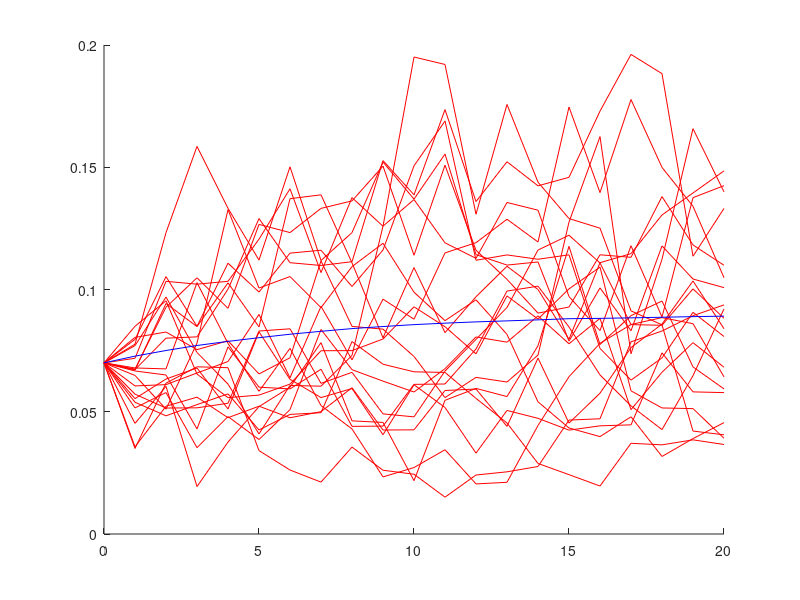
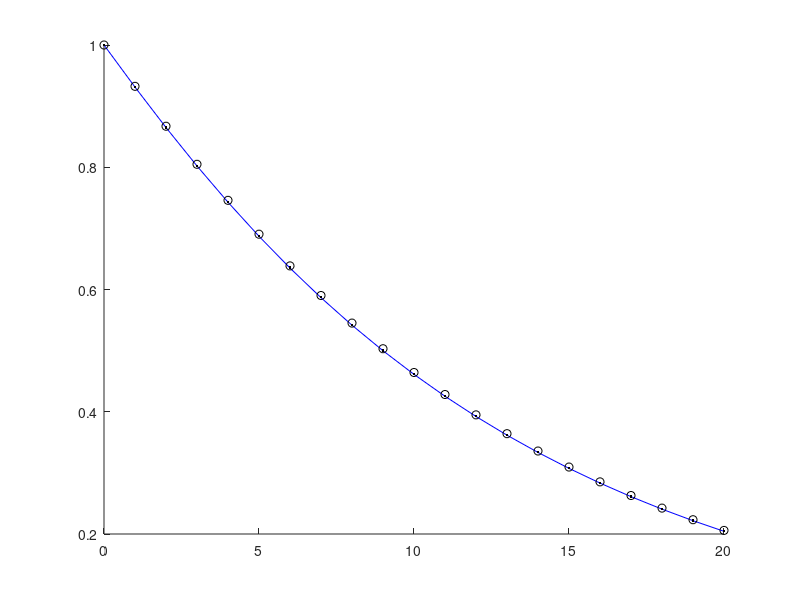
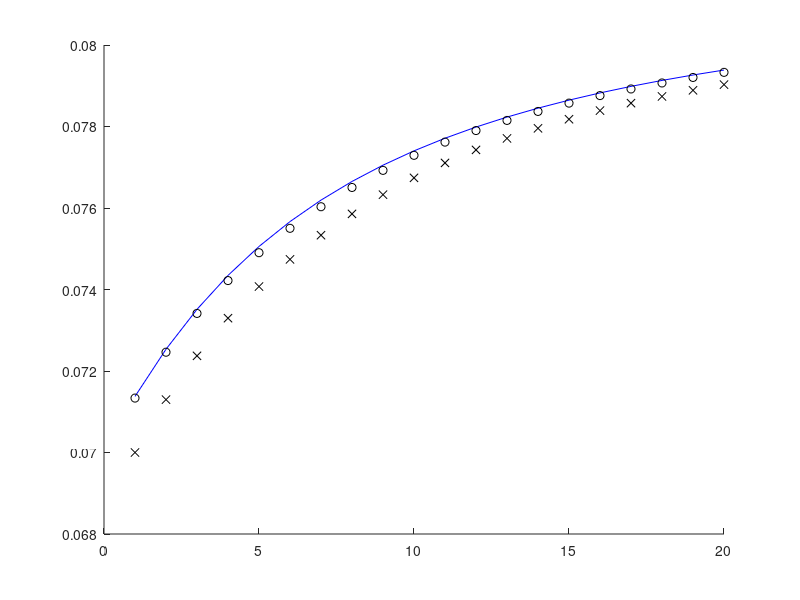

Write MATLAB code to recreate these figures, in order.
clear 
clc 
rng(0) 

% Intial Parameters 
%--------------------------------------------------------------------------
r0 = 0.07; 
alpha = 0.15; 
b = 0.09; 
sigma = 0.07; 
n = 50000; 
N = 20; 
R = zeros(n,N+1); 
R(:,1) = r0.*ones(n,1);  
P = ones(N+1,1); 
%--------------------------------------------------------------------------
% Some Useful Inline Functions
%--------------------------------------------------------------------------
d = (4*b*alpha)./(sigma.^2); 
lambda = @(t1,t2,rt1) (4*alpha.*exp(-alpha.*(t2-t1)).*rt1)./...
    (sigma.^2.*(1-exp(-alpha.*(t2-t1)))); 

rt2 =@(t1,t2,rt1) ((sigma.^2).*(1-exp(-alpha.*(t2-t1)))./(4*alpha))...
    .*ncx2rnd(d,lambda(t1,t2,rt1),n,1); % Equation 17
%--------------------------------------------------------------------------
% Closed Form Solution 
%--------------------------------------------------------------------------
gamma = sqrt(alpha.^2 + 2*sigma.^2); 
A = @(t1,t2) (2.*(exp(gamma.*(t2-t1))-1) )./...
    ((gamma+alpha).*(exp(gamma.*(t2-t1))-1)+2*gamma); 

C = @(t1,t2) (2*alpha*b/sigma.^2).*...
    log( (2.*gamma.*exp(0.5.*(alpha+gamma).*(t2 -t1)))./...
    ((gamma+alpha).*(exp(gamma.*(t2-t1))-1)+2*gamma) );  
%--------------------------------------------------------------------------
for ix = 1:20
    t1 = (ix-1).*ones(n,1); 
    t2 = ix.*ones(n,1); 
    R(:,ix+1) = rt2(t1,t2,R(:,ix));
    P(ix+1) = exp(-A(0,t2(1))*r0 + C(0,t2(1))) ; % Analytical Prices
    
end 
%--------------------------------------------------------------------------
AveRate = mean(R,1);  
Y = 0.5.*cumsum(R(:,1:(end-1)) + R(:,2:(end)),2); 
Y1 = cumsum(R(:,1:(end-1)),2);
P_trap = mean(exp(-Y)); 
P_simp = mean(exp(-Y1)); 
figure() 
hold on 
plot(0:20,R(1:20,:),'r-')
plot(0:20, AveRate,'b-')
hold off 
figure() 

hold on 
plot(0:20,P.','b-')
plot(0:20,[1 P_trap],'k.') 
plot(0:20,[1 P_simp],'ko') 
hold off 

figure() 
hold on 
helper1 = (-log(P).')./([1 (1:20)]); 
helper2 = (-log([1 P_trap]) )./([1 (1:20)]); 
helper3 = (-log([1 P_simp]) )./([1 (1:20)]); 
plot(1:20,helper1(2:end),'b-')
plot(1:20,helper2(2:end),'ko') 
plot(1:20,helper3(2:end),'kx') 
hold off 
